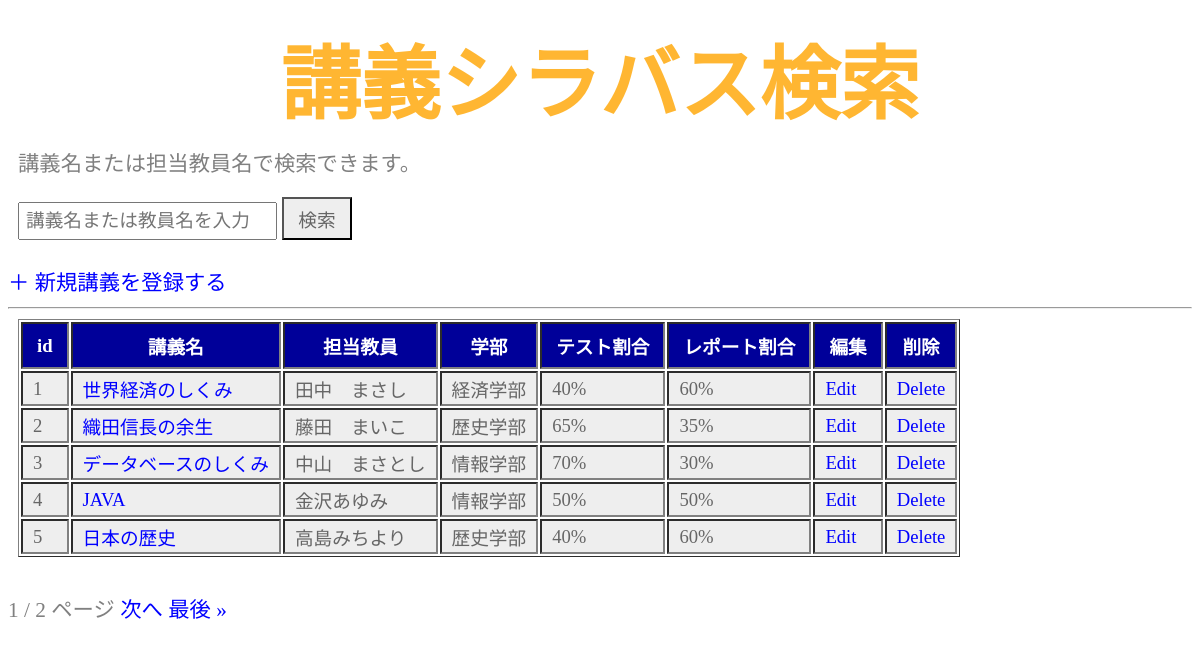
The page /syllabus/ on the database as committed earlier.
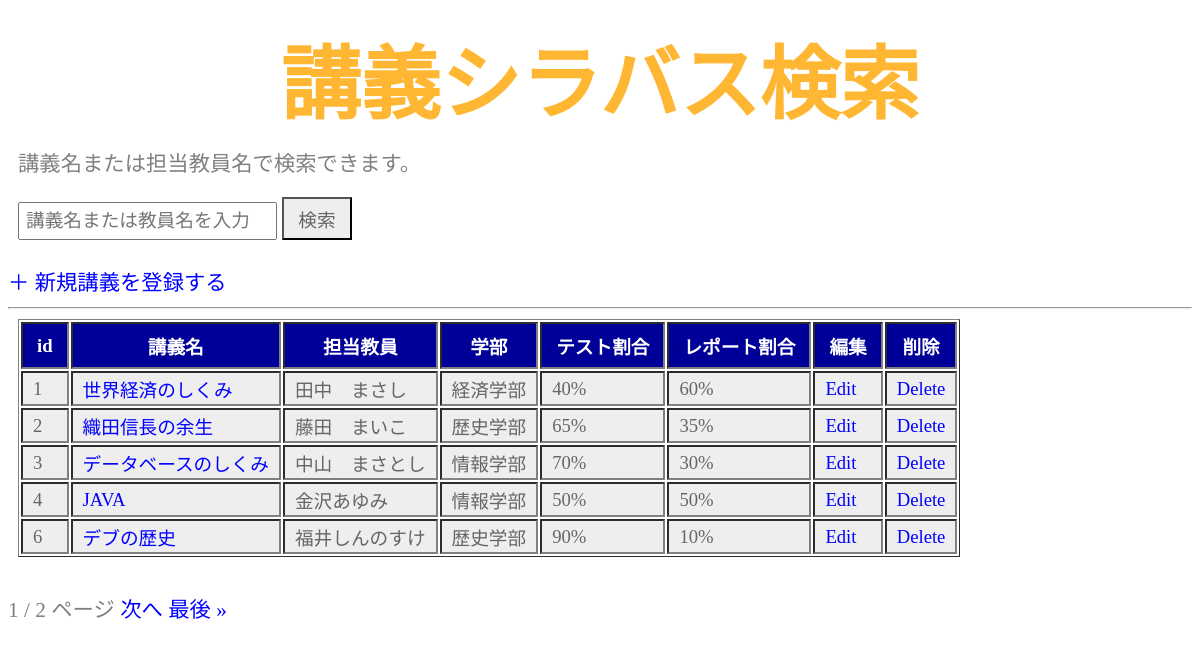
The same page on the database as committed later.
### syllabus/models.py (models this page shows, shortened)
class Course(models.Model):
    title = models.CharField(max_length=100)
    teacher = models.CharField(max_length=50)
    department = models.ForeignKey(Department, on_delete=models.CASCADE)
    description = models.TextField()
    exam_ratio = models.IntegerField()
    report_ratio = models.IntegerField()

class Department(models.Model):
    name = models.CharField(max_length=50)

### syllabus/views.py (the view)
# urls.py: path('', views.index, name='index'),
def index(request):
    keyword = request.GET.get('keyword', '')
    if keyword:
        course_list = Course.objects.filter(
            Q(title__icontains=keyword) | Q(teacher__icontains=keyword)
        )
    else:
        course_list = Course.objects.all()
    paginator = Paginator(course_list, 5)
    page_number = request.GET.get('page')
    page_obj = paginator.get_page(page_number)
    context = {
        'title': '講義シラバス検索',
        'message': '講義名または担当教員名で検索できます。',
        'keyword': keyword,
        'page_obj': page_obj,
    }
    return render(request, 'syllabus/index.html', context)

### syllabus/templates/syllabus/index.html (shortened to what this page needs)
{% load static %}
<!doctype html>
<html lang="ja">
  <head>
    <link rel="stylesheet" type="text/css"
        href="{% static 'syllabus/css/style.css' %}" />
  </head>
  <body>
    <h1>{{ title }}</h1>
    <p>{{ message|safe }}</p>
    <form action="{% url 'syllabus:index' %}" method="get">
      <input type="text" name="keyword" value="{{ keyword }}" placeholder="講義名または教員名を入力">
      <input type="submit" value="検索">
    </form>
    <br>
    <a href="{% url 'syllabus:create' %}">＋ 新規講義を登録する</a>
    <hr>
    <table border="1">
      <tr>
        <th>id</th>
        <th>講義名</th>
        <th>担当教員</th>
        <th>学部</th>
        <th>テスト割合</th>
        <th>レポート割合</th>
        <th>編集</th>
        <th>削除</th>
      </tr>
      {% for item in page_obj %}
      <tr>
        <td>{{ item.id }}</td>
        <td><a href="{% url 'syllabus:detail' item.id %}">{{ item.title }}</a></td>
        <td>{{ item.teacher }}</td>
        <td>{{ item.department.name }}</td>
        <td>{{ item.exam_ratio }}%</td>
        <td>{{ item.report_ratio }}%</td>
        <td><a href="{% url 'syllabus:edit' item.id %}">Edit</a></td>
        <td><a href="{% url 'syllabus:delete' item.id %}">Delete</a></td>
      </tr>
      {% empty %}
      <tr>
        <td colspan="8">講義が見つかりませんでした。</td>
      </tr>
      {% endfor %}
    </table>
    <br>
    <div>
      <span>{{ page_obj.number }} / {{ page_obj.paginator.num_pages }} ページ</span>
      {% if page_obj.has_next %}
        <a href="?page={{ page_obj.next_page_number }}&keyword={{ keyword }}">次へ</a>
        <a href="?page={{ page_obj.paginator.num_pages }}&keyword={{ keyword }}">最後 &raquo;</a>
      {% endif %}
    </div>
  </body>
</html>

Rows that differ between the two databases and show on the page:
removed Course: id "5", title "日本の歴史", teacher "高島みちより", department.name "歴史学部", exam_ratio "40", report_ratio "60"
now on this page (row unchanged): Course: id "6", title "デブの歴史", teacher "福井しんのすけ", department.name "歴史学部", exam_ratio "90", report_ratio "10"
